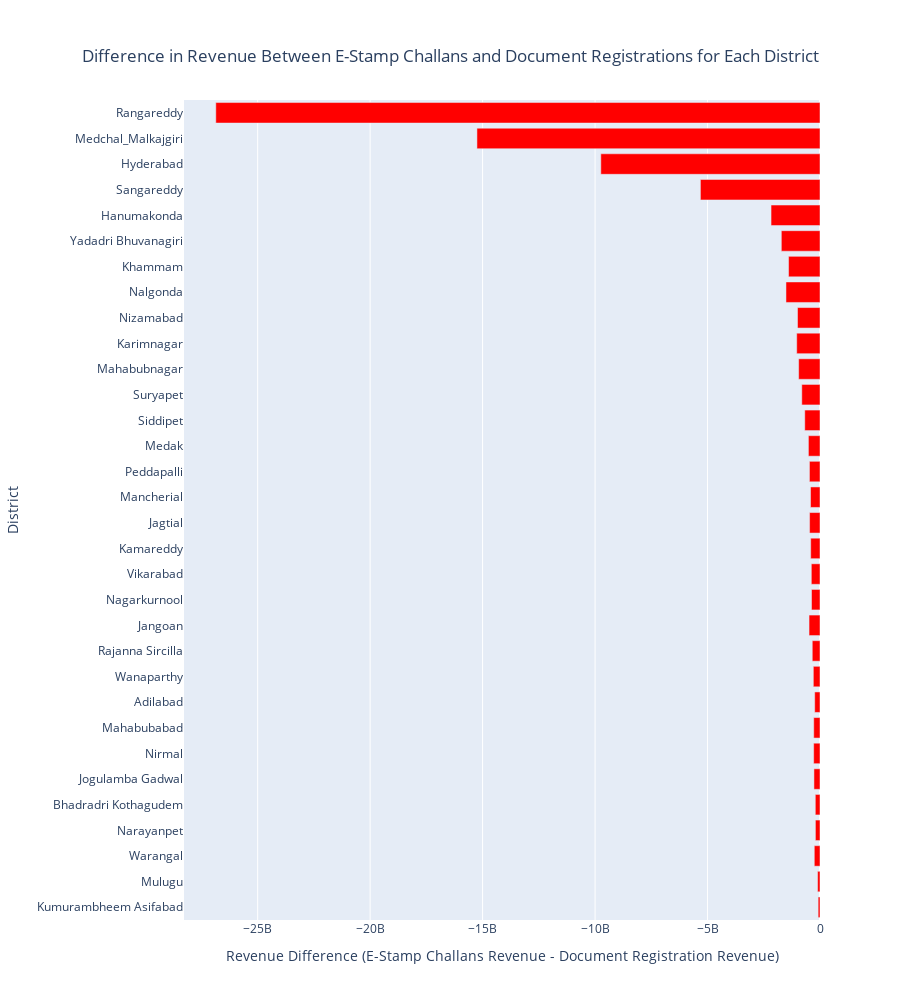

Notebook source saved alongside this figure:
### Code cell
# Bar Chart for Revenue Difference
fig_diff = go.Figure(data=[
    go.Bar(name='Revenue Difference', y=merged_revs['district'], x=merged_revs['revenue_difference'] ,orientation='h',marker=dict(color='red'))
])

# Update the layout with a descriptive title
fig_diff.update_layout(
    title={
        'text': "Difference in Revenue Between E-Stamp Challans and Document Registrations for Each District",
        'y':0.95,
        'x':0.5,
        'xanchor': 'center',
        'yanchor': 'top'
    },
    yaxis_title="District",
    xaxis_title="Revenue Difference (E-Stamp Challans Revenue - Document Registration Revenue)",
    height=1000
)

fig_diff.show()

### Figure 1 — Plotly figure (JSON) as saved in the notebook; plotly's stock layout.template omitted (floating-point values rounded to 4 significant figures)
{"data": [{"marker": {"color": "red"}, "name": "Revenue Difference", "orientation": "h", "type": "bar", "x": [-81770131, -106784806, -253876677, -204669222, -208703021, -269435329, -281403501, -279228125, -235933235, -296625842, -343459725, -487012968, -377336380, -385770920, -413675824, -463463349, -421230237, -469575622, -515194432, -677530171, -809463494, -949811118, -1035408699, -999842390, -1512336793, -1397910218, -1719355992, -2176377952, -5316283166, -9744346197, -15252014617, -26861689346], "y": ["Kumurambheem Asifabad", "Mulugu", "Warangal", "Narayanpet", "Bhadradri Kothagudem", "Jogulamba Gadwal", "Nirmal", "Mahabubabad", "Adilabad", "Wanaparthy", "Rajanna Sircilla", "Jangoan", "Nagarkurnool", "Vikarabad", "Kamareddy", "Jagtial", "Mancherial", "Peddapalli", "Medak", "Siddipet", "Suryapet", "Mahabubnagar", "Karimnagar", "Nizamabad", "Nalgonda", "Khammam", "Yadadri Bhuvanagiri", "Hanumakonda", "Sangareddy", "Hyderabad", "Medchal_Malkajgiri", "Rangareddy"]}], "layout": {"height": 1000, "title": {"text": "Difference in Revenue Between E-Stamp Challans and Document Registrations for Each District", "x": 0.5, "xanchor": "center", "y": 0.95, "yanchor": "top"}, "xaxis": {"title": {"text": "Revenue Difference (E-Stamp Challans Revenue - Document Registration Revenue)"}}, "yaxis": {"title": {"text": "District"}}}}
